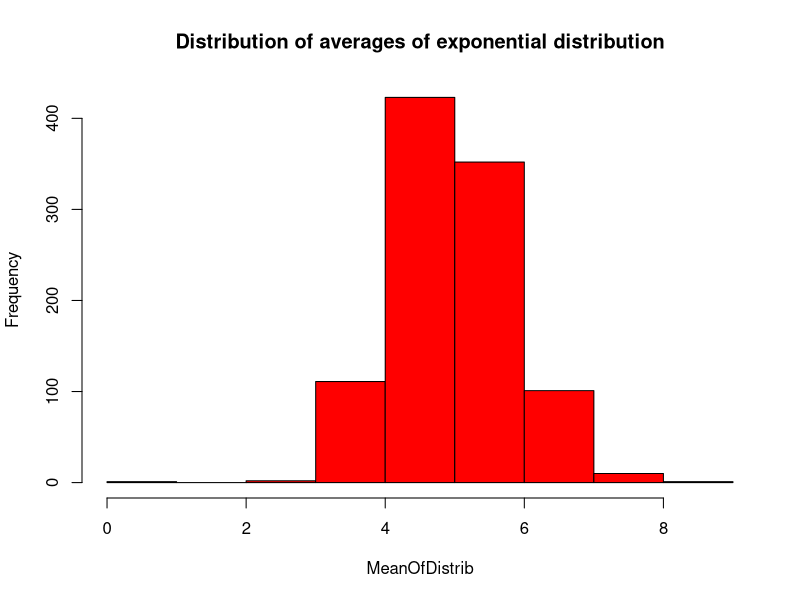
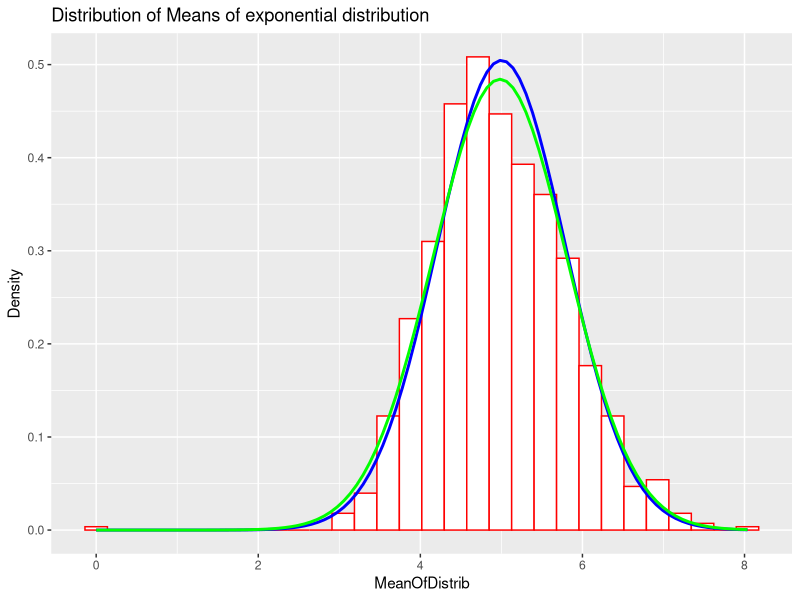

These charts were generated, in order, by the following R code:
## ---- chunk 1
library(ggplot2)
library(psych)
## ---- chunk 2

set.seed(1000)
lambda <- 0.2 ## Set lambda as per instructions

## Distibution size
DisSize <- 40 

## number of simulations
NoOfSim <- 1000 

MeanOfDistrib <- 0
for (i in 1 : NoOfSim) 
  MeanOfDistrib <- c(MeanOfDistrib, mean(rexp(DisSize,lambda)))
hist(MeanOfDistrib,col="red",main="Distribution of averages of exponential distribution")
## ---- chunk 3
varxp <- ((1/lambda)^2)/DisSize ## theoretical variance
varmean <- var(MeanOfDistrib) ## variance of the means
Mean_theoritical <- 1/lambda
## ---- chunk 4
print(sprintf("The theoretical mean is %f while mean of means is %f",Mean_theoritical,mean(MeanOfDistrib)))
print(sprintf("The theoretical variance is %f while variance of means %f",varxp,varmean))
## ---- chunk 5

head(MeanOfDistrib)
summary(MeanOfDistrib)
describe(MeanOfDistrib)
plotdata <- data.frame(MeanOfDistrib)
plot1 <- ggplot(plotdata,aes(x = MeanOfDistrib))
plot1 <- plot1 +geom_histogram(aes(y=..density..), colour="red",fill="white")
plot1<-plot1+labs(title="Distribution of Means of exponential distribution ", y="Density")
plot1<-plot1 +stat_function(fun=dnorm,args=list( mean=1/lambda, sd=sqrt(varxp)),color = "blue", size = 1.0)
plot1<-plot1 +stat_function(fun=dnorm,args=list( mean=mean(MeanOfDistrib), sd=sqrt(varmean)),color = "green", size = 1.0)
print(plot1)
